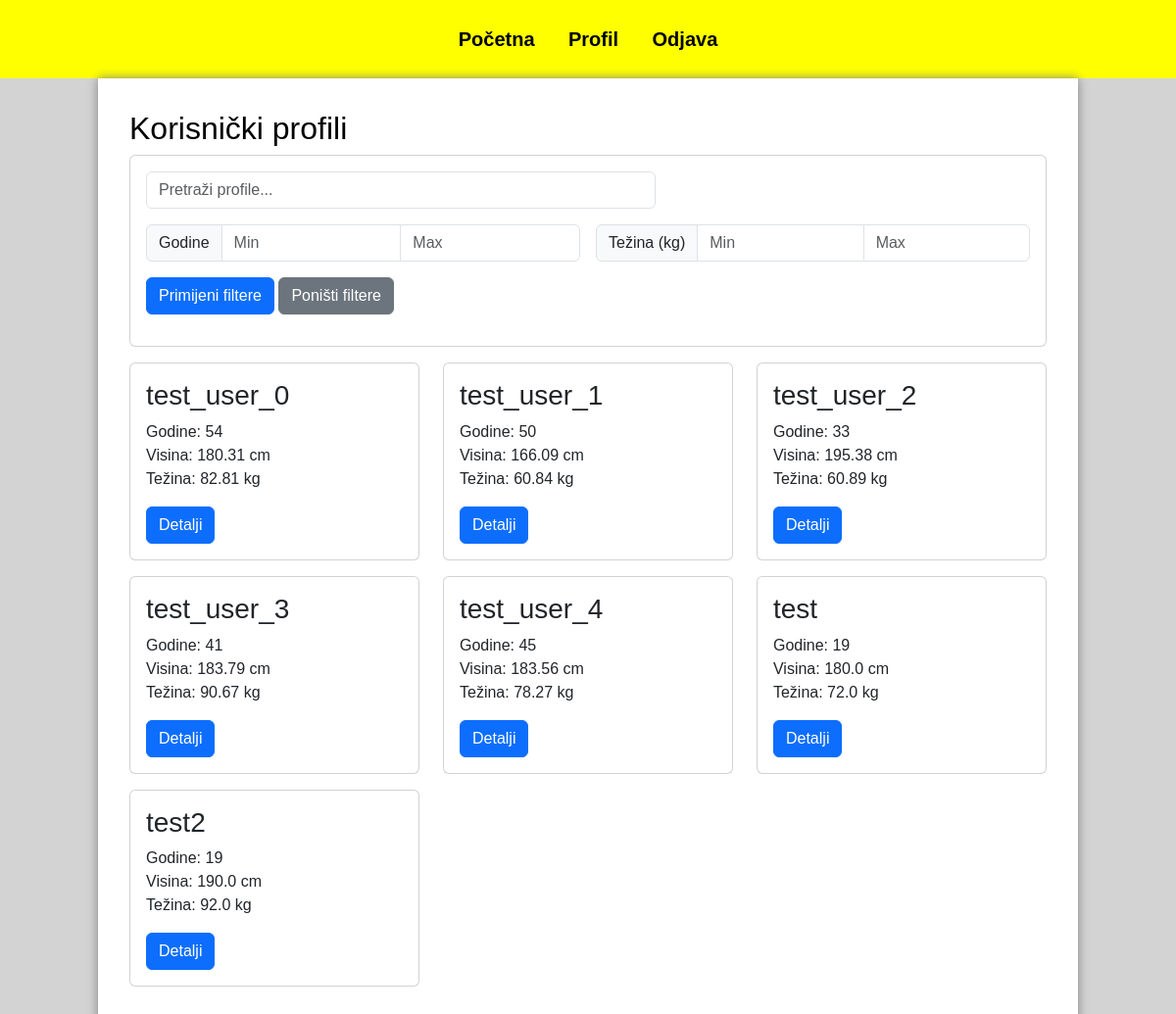
Page /profili/ (signed in) on the committed database.
### main/models.py (models this page shows, shortened)
class KorisnickiProfil(models.Model):
    korisnik = models.OneToOneField(User, on_delete=models.CASCADE)
    godine = models.PositiveIntegerField()
    visina = models.FloatField(help_text="Visina u cm")
    tezina = models.FloatField(help_text="Težina u kg")
    opis = models.TextField(blank=True, null=True)

### main/views.py (the view, shortened to what this page needs)
# urls.py: path('profili/', KorisnickiProfilListView.as_view(), name='profil-list'),
class KorisnickiProfilListView(LoginRequiredMixin, ListView):
    model = KorisnickiProfil
    template_name = 'main/korisnicki_profil_list.html'
    context_object_name = 'profili'
    def get_queryset(self):
        queryset = super().get_queryset()
        search_query = self.request.GET.get('search', '')
        min_godine = self.request.GET.get('min_godine')
        max_godine = self.request.GET.get('max_godine')
        min_tezina = self.request.GET.get('min_tezina')
        max_tezina = self.request.GET.get('max_tezina')
        if min_godine:
            queryset = queryset.filter(godine__gte=min_godine)
        if max_godine:
            queryset = queryset.filter(godine__lte=max_godine)
        if min_tezina:
            queryset = queryset.filter(tezina__gte=min_tezina)
        if max_tezina:
            queryset = queryset.filter(tezina__lte=max_tezina)
        return queryset
    def get_context_data(self, **kwargs):
        context = super().get_context_data(**kwargs)
        context['min_godine'] = self.request.GET.get('min_godine', '')
        context['max_godine'] = self.request.GET.get('max_godine', '')
        context['min_tezina'] = self.request.GET.get('min_tezina', '')
        context['max_tezina'] = self.request.GET.get('max_tezina', '')
        return context

### templates/main/korisnicki_profil_list.html
{% extends 'base.html' %}
{% block content %}
<h2>Korisnički profili</h2>
<div class="card mb-3">
    <div class="card-body">
        <form method="get" class="mb-3">
            <div class="row g-3">
                <div class="col-md-7">
                    <input type="text" name="search" class="form-control" placeholder="Pretraži profile..." value="{{ request.GET.search }}">
                </div>
                <div class="col-md-6">
                    <div class="input-group">
                        <span class="input-group-text">Godine</span>
                        <input type="number" name="min_godine" class="form-control" placeholder="Min" value="{{ min_godine }}">
                        <input type="number" name="max_godine" class="form-control" placeholder="Max" value="{{ max_godine }}">
                    </div>
                </div>
                <div class="col-md-6">
                    <div class="input-group">
                        <span class="input-group-text">Težina (kg)</span>
                        <input type="number" name="min_tezina" class="form-control" placeholder="Min" value="{{ min_tezina }}">
                        <input type="number" name="max_tezina" class="form-control" placeholder="Max" value="{{ max_tezina }}">
                    </div>
                </div>
                <div class="col-12">
                    <button type="submit" class="btn btn-primary">Primijeni filtere</button>
                    <a href="{% url 'profil-list' %}" class="btn btn-secondary">Poništi filtere</a>
                </div>
            </div>
        </form>
    </div>
</div>
<div class="row">
    {% for profil in profili %}
    <div class="col-md-4 mb-3">
        <div class="card">
            <div class="card-body">
                <h3 class="card-title">{{ profil.korisnik.username }}</h3>
                <p class="card-text">
                    Godine: {{ profil.godine }}<br>
                    Visina: {{ profil.visina }} cm<br>
                    Težina: {{ profil.tezina }} kg
                </p>
                <a href="{% url 'profil-detail' profil.pk %}" class="btn btn-primary">Detalji</a>
            </div>
        </div>
    </div>
    {% empty %}
    <div class="col-12">
        <p>Nema pronađenih profila.</p>
    </div>
    {% endfor %}
</div>
{% endblock %}

### templates/base.html (style rules this page uses)
body { font-family: Arial, sans-serif; margin: 0; padding: 0; background-color: lightgray; color: black; }

### rows in the picture
KorisnickiProfil: korisnik.username "test_user_0", godine "54", visina "180.31", tezina "82.81"
KorisnickiProfil: korisnik.username "test_user_1", godine "50", visina "166.09", tezina "60.84"
KorisnickiProfil: korisnik.username "test_user_2", godine "33", visina "195.38", tezina "60.89"
KorisnickiProfil: korisnik.username "test_user_3", godine "41", visina "183.79", tezina "90.67"
KorisnickiProfil: korisnik.username "test_user_4", godine "45", visina "183.56", tezina "78.27"
KorisnickiProfil: korisnik.username "test", godine "19", visina "180.0", tezina "72.0"
KorisnickiProfil: korisnik.username "test2", godine "19", visina "190.0", tezina "92.0"
